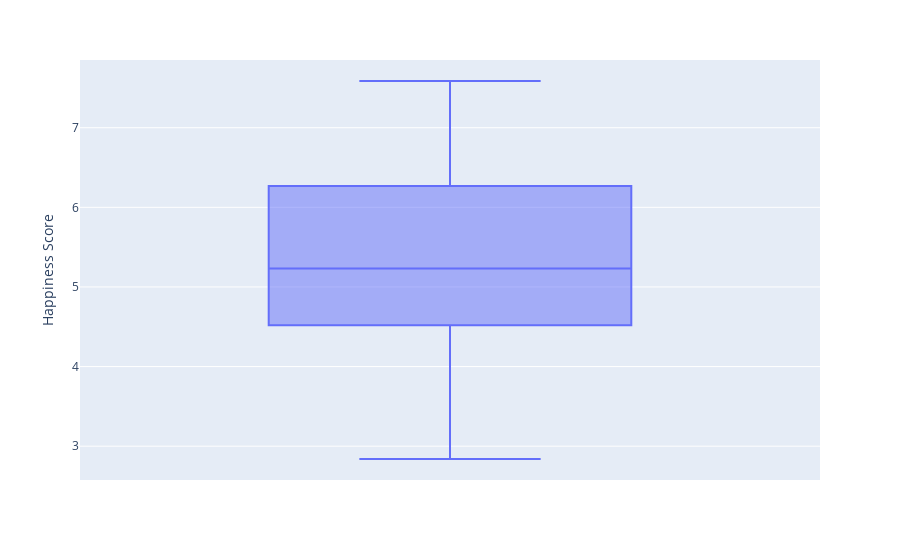

Notebook cell for this chart:
### Code cell
fig = px.box(df, y="Happiness Score")
fig.show()

### Figure 1 — Plotly figure (JSON) as saved in the notebook; plotly's stock layout.template omitted (floating-point values rounded to 4 significant figures; data arrays with more than 128 entries replaced by an {"elided": "..."} marker saying what was removed)
{"data": [{"alignmentgroup": "True", "hovertemplate": "Happiness Score=%{y}<extra></extra>", "legendgroup": "", "marker": {"color": "#636efa"}, "name": "", "notched": false, "offsetgroup": "", "orientation": "v", "showlegend": false, "type": "box", "x0": " ", "xaxis": "x", "y": {"elided": "158 float values"}, "y0": " ", "yaxis": "y"}], "layout": {"boxmode": "group", "legend": {"tracegroupgap": 0}, "margin": {"t": 60}, "xaxis": {"anchor": "y", "domain": [0, 1]}, "yaxis": {"anchor": "x", "domain": [0, 1], "title": {"text": "Happiness Score"}}}}
